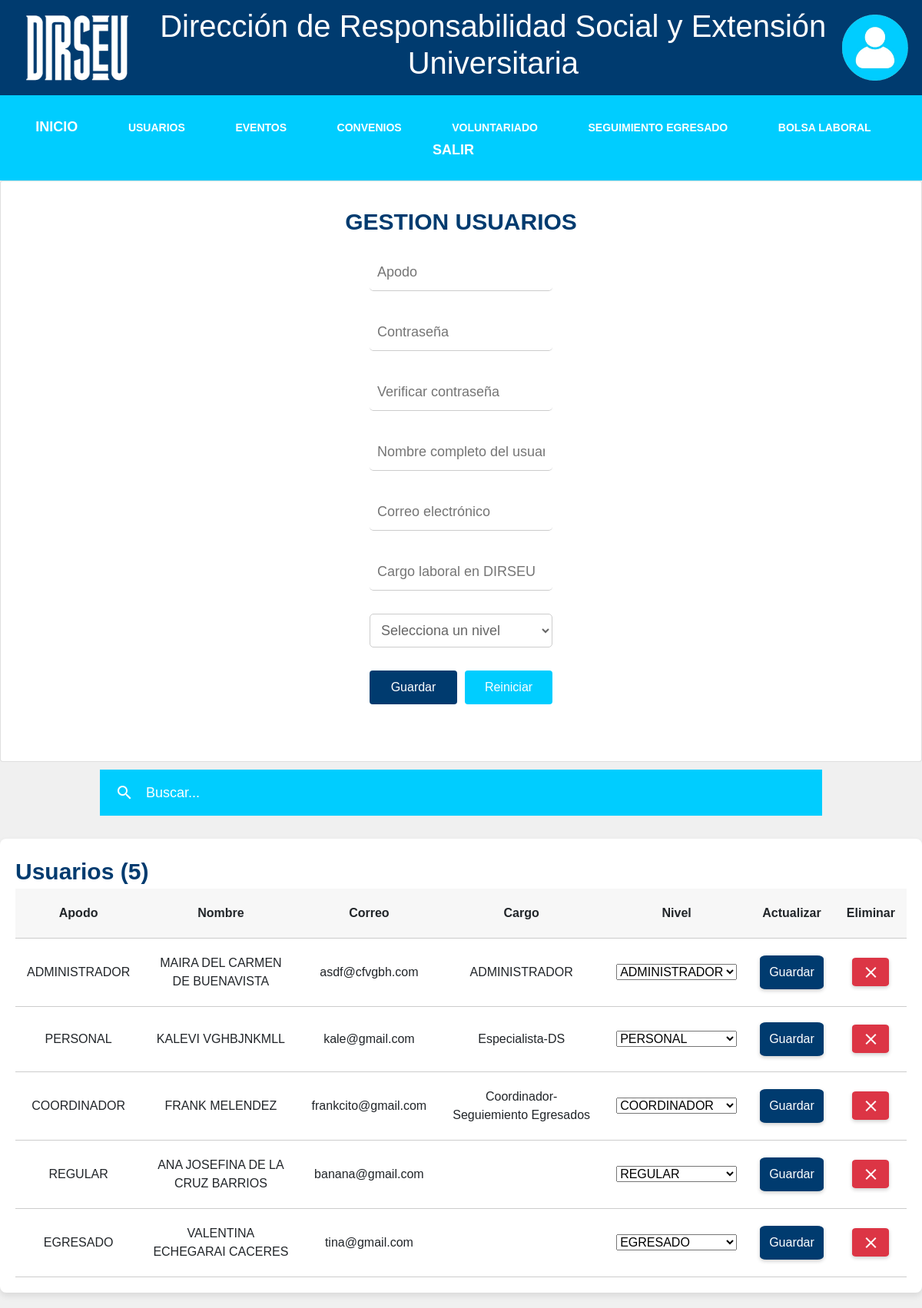
The app's page /usuarios/index.php (signed in) with its own data.
### tables this page shows
CREATE TABLE `usuario` (
  `idUsuario` int(11) NOT NULL,
  `nick` varchar(100) NOT NULL,
  `nombre` varchar(100) NOT NULL,
  `pass` varchar(100) NOT NULL,
  `correo` varchar(100) NOT NULL,
  `nivel` varchar(20) NOT NULL,
  `perDIR_id` int(11) DEFAULT NULL
);

CREATE TABLE `personaldir` (
  `perDIR_id` int(11) NOT NULL,
  `nombreCom` varchar(255) NOT NULL,
  `cargo` varchar(100) DEFAULT NULL
);

### usuarios/index.php (the view, shortened to what this page needs)
<?php include "../extend/header.php";
?>
<head>
<link rel="stylesheet" href="styles.css">
</head>
<div class="row">
  <div class="col s12">
    <div class="card">
      <div class="card-content">
        <span style='font-size:30px; font-weight:bold; 'class="card-title">GESTION USUARIOS</span>
        <form class="form" action="ins_usuarios.php" method="post" enctype="multipart/form-data" autocomplete="off">
        <div class="input-field">
            <input type="text" name="nick" id="nick" required autofocus title="DEBE DE CONTENER ENTRE 6 Y 15 CARACTERES, SOLO LETRAS" pattern="^[A-Za-z]{6,15}" placeholder="Apodo">
        </div>
        <div class="input-field">
            <input type="password" name="pass1" id="pass1" required title="CONTRASEÑA CON NÚMEROS, LETRAS MAYÚSCULAS Y MINÚSCULAS ENTRE 8 Y 15 CARACTERES" pattern="[A-Za-z0-9]{8,15}" placeholder="Contraseña">
        </div>
        <div class="input-field">
            <input type="password" name="pass2" id="pass2" required title="CONTRASEÑA CON NÚMEROS, LETRAS MAYÚSCULAS Y MINÚSCULAS ENTRE 8 Y 15 CARACTERES" pattern="[A-Za-z0-9]{8,15}" placeholder="Verificar contraseña">
        </div>
        <div class="input-field">
            <input type="text" name="nombre" id="nombre" required title="NOMBRE DEL USUARIO" pattern="[A-Z/s ]+" placeholder="Nombre completo del usuario">
        </div>
        <div class="input-field">
            <input type="email" name="correo" id="correo" required placeholder="Correo electrónico">
        </div>
        <div class="input-field">
            <input type="text" name="cargo" id="cargo" required placeholder="Cargo laboral en DIRSEU">
        </div>
        <div class="input-field">
            <select class='browser-default' name="nivel" required>
                <option value="" disabled selected>Selecciona un nivel</option>
            </select>
        </div>
        <div class="button-group" style="margin: 0 100px; display: flex;">
          <button type="submit" class="btn custom-button" id="btn_guardar">Guardar</button>
          <button type="reset" class="btn reset-button" id="btn_reset">Reiniciar</button>
      </div>
          <div style='margin-left:20px; margin-bottom: 20px;'>
          </div>
        </form>
      </div>
    </div>
  </div>
</div>
<div class="row1">
  <div class="col s11">
    <nav class="white1" style="margin: 0 120px;">
      <div class="nav-wrapper1">
        <div class="input-field1">
        <i class="material-icons prefix">search</i>
          <input type="search" id="buscar" placeholder="Buscar..." autocomplete="off" style="background-color: #00cdff; color: white;">
        </div>
      </div>
    </nav>
  </div>
</div>
<?php
$sel = $con->query("SELECT * FROM usuario LEFT JOIN personaldir ON usuario.perDIR_id = personaldir.perDIR_id");
$row = mysqli_num_rows($sel);
?>
<div class="row2">
  <div class="col s13">
    <div class="card2">
      <div class="card-content2">
        <span class="card-title">Usuarios (<?php echo $row ?>)</span>
        <table>
          <thead>
            <th>Apodo</th>
            <th>Nombre</th>
            <th>Correo</th>
            <th>Cargo</th>
            <th>Nivel</th>
            <th>Actualizar</th>
            <th>Eliminar</th>
          </thead>
          <?php while($f = $sel->fetch_assoc()){ ?>
            <tr>
              <td><?php echo $f['nick'] ?></td>
              <td><?php echo $f['nombre'] ?></td>
              <td><?php echo $f['correo'] ?></td>
              <td><?php echo $f['cargo'] ?></td>
              <td>
                <form action="up_nivel.php" method="post">
                  <select name="nivel" class="browser-default1" required>
                    <option value="<?php echo $f['nivel'] ?>"><?php echo $f['nivel'] ?></option>
                  </select>
              </td>
              <td>
                <button type="submit" class="btn-floating">Guardar</button>
              </td>
              <td>
                <a href="#" class="btn-floating red" onclick="swal({ title: 'Esta seguro que desea eliminar al usuario?', text: 'Al eliminarlo no podra recuperarlo!', type: 'warning', showCancelButton: true, confirmButtonColor: '#3085d6', cancelButtonColor: '#d33', confirmButtonText: 'Si, eliminarlo!' }).then(function () { location.href='eliminar_usuario.php?id=<?php echo $f['idUsuario'] ?>'; })">
                  <i class="material-icons">clear</i>
                </a>
              </td>
            </tr>
          <?php } ?>
        </table>
      </div>
    </div>
  </div>
</div>
<?php include '../extend/scripts.php'; ?>
</body>
</html>

### css/styles.css (style rules this page uses)
body { font-family: Arial, sans-serif; margin: 0; padding: 0; background: #f0f0f0; }
header, nav, section { padding: 10px; text-align: center; }
.card-content form { margin-bottom: 20px; }
.input-field { margin-bottom: 20px; }
.input-field input[type="text"], .input-field input[type="password"], .input-field input[type="email"], .input-field select { width: 100%; padding: 10px; border: 1px solid #ccc; border-radius: 5px; }
.card-title { font-size: 24px; font-weight: bold; margin-bottom: 20px; }

### bolsaLaboral/styles.css (style rules this page uses)
body { font-family: Arial, sans-serif; margin: 0; padding: 0; background: #f0f0f0; }
.card-content { padding: 30px; text-align: center; }
.card-title { font-size: 30px; font-weight: bold; color:#003b6f; }
.input-field { margin: 20px 450px 30px 450px; position: relative; }
.input-field input { padding: 10px 10px; border-top: transparent !important; border-right: transparent !important; border-left: transparent !important; border-bottom: 1px solid #ccc !important; box-shadow: none; outline: none; background: transparent; font-size: 18px; color: #111; }
.browser-default { display: block; margin: 20px 100px 30px 0px; padding: 10px 10px; border: none; border-bottom: 1px solid #ccc !important; background: transparent; font-size: 18px; color: #666; cursor: pointer; outline: none; }
.btn.custom-button, .btn.reset-button { flex: 1; padding: 10px 20px; color: white; border: none; cursor: pointer; transition: background-color 0.3s; margin: 0px 350px; }
.btn.custom-button { background-color: #003b6f; margin-right: 5px; }
.btn.reset-button { background-color: #00cdff; margin-left: 5px; }
.nav-wrapper1 { background-color: #00cdff; padding: 10px; }
.input-field1 { position: relative; }
.input-field1 .prefix { position: absolute; left: 10px; top: 50%; transform: translateY(-50%); color: white; }
#buscar { width: 100%; padding-left: 50px; border: none; height: 40px; line-height: 40px; font-size: 18px; box-shadow: none; border-radius: 5px; outline: none; }
#buscar::placeholder { color: white; opacity: 1; }
.card2 { background-color: #ffffff; border-radius: 8px; box-shadow: 0 4px 8px rgba(0,0,0,0.1); padding: 20px; margin: 20px 0; }
table { width: 100%; border-collapse: collapse; }
thead { background-color: #f7f7f7; }
th, td { text-align: center; padding: 20px 15px; border-bottom: 1px solid #ccc; }
.btn-floating { background-color: #003b6f; color: white; border: none; border-radius: 10%; padding: 10px 12px; cursor: pointer; box-shadow: 0 2px 5px rgba(0,0,0,0.2); transition: background-color 0.3s; }
.btn-floating.red { background-color: #dc3545; }
.material-icons { display: inline-block; vertical-align: middle; }

### records on screen
usuario: nick "ADMINISTRADOR", nombre "MAIRA DEL CARMEN DE BUENAVISTA", correo "asdf@cfvgbh.com", perDIR.cargo "ADMINISTRADOR", nivel "ADMINISTRADOR"
usuario: nick "PERSONAL", nombre "KALEVI VGHBJNKMLL", correo "kale@gmail.com", perDIR.cargo "Especialista-DS", nivel "PERSONAL"
usuario: nick "COORDINADOR", nombre "FRANK MELENDEZ", correo "frankcito@gmail.com", perDIR.cargo "Coordinador-Seguiemiento Egresados", nivel "COORDINADOR"
usuario: nick "REGULAR", nombre "ANA JOSEFINA DE LA CRUZ BARRIOS", correo "banana@gmail.com", nivel "REGULAR"
usuario: nick "EGRESADO", nombre "VALENTINA ECHEGARAI CACERES", correo "tina@gmail.com", nivel "EGRESADO"

### other values on screen
$row "5"
